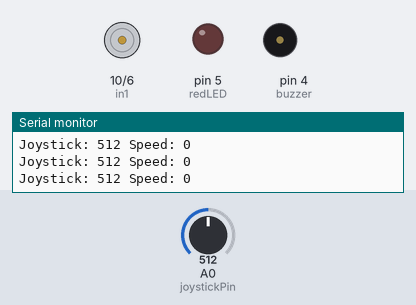
The sketch below on a simulated Arduino Uno, built with avr-gcc and run on an emulated ATmega328P. On the bench: motor-driver pin pairs drawn as motors (green arrow = first pin HIGH = forward, orange = second pin HIGH = backward, longer = more drive, scaled by the enable pin), output pins drawn as LEDs (lit = HIGH), buzzer (waves = sounding), the last lines printed to the serial monitor. The inputs (shaded band) are chosen by the test bench; at power-on: A0 (joystickPin) = 512.

Above: at 1.2 s.
1.3 s: A0 (joystickPin) set to 513
2.8 s: A0 (joystickPin) set to 716
At 3.7 s:
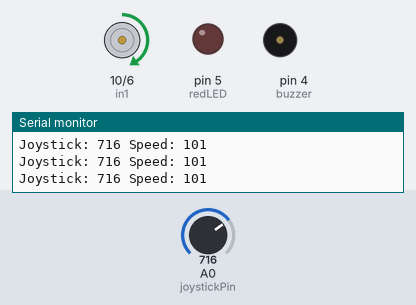
4.3 s: A0 (joystickPin) set to 502
At 4.9 s:
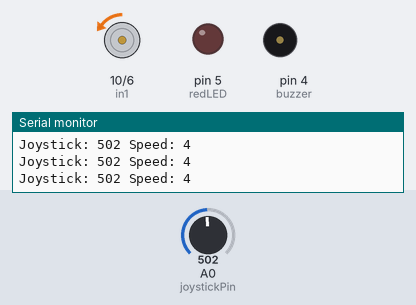
5.8 s: A0 (joystickPin) set to 522
At 6.7 s:
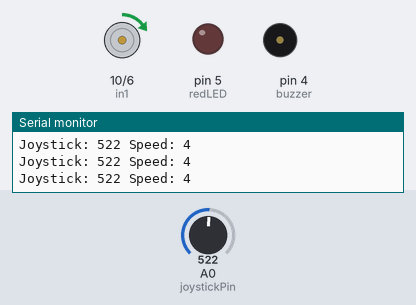
7.3 s: A0 (joystickPin) set to 306
At 8.5 s:
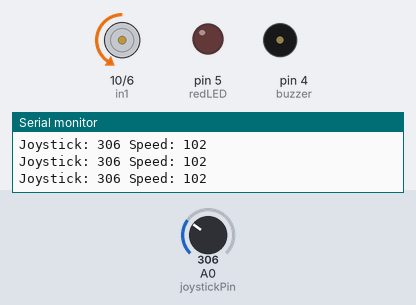
8.8 s: A0 (joystickPin) set to 0
At 9.7 s:
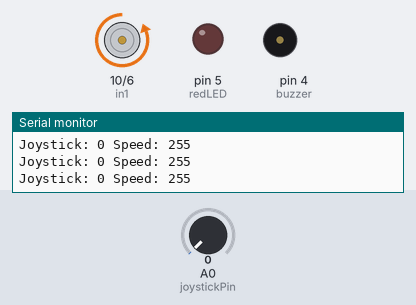
Timing chart, 0 to 21.3 s (numbered marks = the images above; inputs shaded):
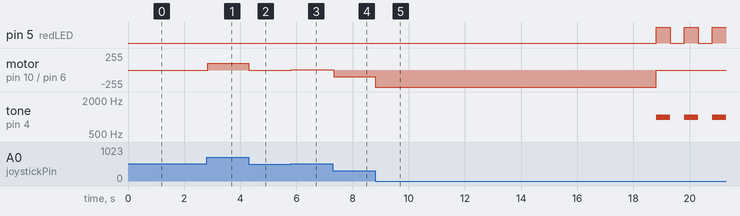

The sketch:

Lab7Task1.ino
```cpp
const int joystickPin = A0;

const int enablePin = 11;
const int in1 = 10;
const int in2 = 6;

const int redLED = 5;
const int buzzer = 4;

int joystickValue = 0;
int motorSpeed = 0;

unsigned long startTime = 0;
bool timerActive = false;

void setup() {
  pinMode(enablePin, OUTPUT);
  pinMode(in1, OUTPUT);
  pinMode(in2, OUTPUT);

  pinMode(redLED, OUTPUT);
  pinMode(buzzer, OUTPUT);

  Serial.begin(9600);
}

void loop() {
  joystickValue = analogRead(joystickPin);

  motorSpeed = map(abs(joystickValue - 512), 0, 512, 0, 255);

  if (joystickValue > 512) {
    digitalWrite(in1, HIGH);
    digitalWrite(in2, LOW);
  }
  else {
    digitalWrite(in1, LOW);
    digitalWrite(in2, HIGH);
  }

  // -------- Overheat Detection --------
  if (motorSpeed > 200)
  {

    if (!timerActive)
    {
      startTime = millis();
      timerActive = true;
    }

    if (millis() - startTime >= 10000)
    {

      analogWrite(enablePin, 0);

      while (true)
      {

        digitalWrite(redLED, HIGH);
        tone(buzzer, 1000);
        delay(500);

        digitalWrite(redLED, LOW);
        noTone(buzzer);
        delay(500);
      }
    }

  }
  else
  {
    timerActive = false;
  }

  analogWrite(enablePin, motorSpeed);

  Serial.print("Joystick: ");
  Serial.print(joystickValue);
  Serial.print(" Speed: ");
  Serial.println(motorSpeed);

  delay(50);
}
```

Measured:
- after the input at 2.8 s, motor on pin 10 (in1) / pin 6 (in2): stopped → forward 101/255 at once
- after the input at 4.3 s, motor on pin 10 (in1) / pin 6 (in2): forward 101/255 → backward 4/255 at once
- after the input at 5.8 s, motor on pin 10 (in1) / pin 6 (in2): backward 4/255 → forward 4/255 at once
- after the input at 7.3 s, motor on pin 10 (in1) / pin 6 (in2): forward 4/255 → backward 102/255 at once
- after the input at 8.8 s, pin 5 (redLED): alternates HIGH for 0.50 s and LOW for 0.50 s, starting after 10.0 s; motor on pin 10 (in1) / pin 6 (in2): backward 102/255 → backward 255/255 at once, → stopped 10.0 s later; tone on pin 4 (buzzer): alternates 1000 Hz for 0.50 s and silent for 0.50 s, starting after 10.0 s
